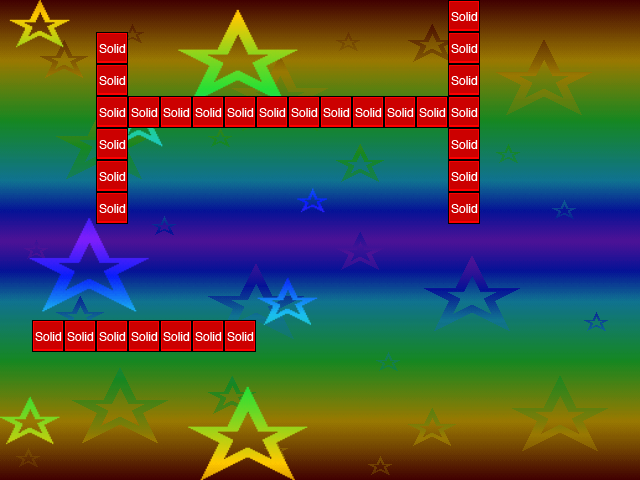

A 2D game scene composited from a Tiled map and its tileset images. What follows is a short description and the map's XML, with each tile layer's data collapsed to a summary:
An orthogonal 20x15 tile map with 32x32 px tiles, 2 tile layers (foreground, collision), 2 tilesets, 2 image layers and 5 objects (2x CoinEntity, mainPlayer, EnemyEntity, me.LevelEntity).

<map version="1.0" orientation="orthogonal" width="20" height="15" tilewidth="32" tileheight="32">
 <tileset firstgid="1" name="area01_level_tiles" tilewidth="32" tileheight="32">
  <image source="maps_tileset/area01_level_tiles.png" width="640" height="241" />
 </tileset>
 <tileset firstgid="141" name="metatiles32x32" tilewidth="32" tileheight="32">
  <image source="maps_tileset/metatiles32x32.png" width="160" height="32" />
  <tile id="0">
   <properties>
    <property name="type" value="solid" />
   </properties>
  </tile>
  <tile id="1">
   <properties>
    <property name="type" value="platform" />
   </properties>
  </tile>
 </tileset>
 <imagelayer name="Parallax_layer1" width="20" height="15">
  <image source="background_images/parallax1.png" />
  <properties>
   <property name="ratio" value="0.25" />
  </properties>
 </imagelayer>
 <imagelayer name="Parallax_layer2" width="20" height="15">
  <image source="background_images/parallax2.png" />
  <properties>
   <property name="ratio" value="0.35" />
  </properties>
 </imagelayer>
 <objectgroup color="#25a400" name="Entities" width="20" height="15">
  <properties>
   <property name="" value="" />
  </properties>
  <object name="mainPlayer" x="160" y="32" width="32" height="64">
   <properties>
    <property name="image" value="gripe_run_right" />
    <property name="spritewidth" value="64" />
   </properties>
  </object>
  <object name="CoinEntity" x="224" y="64" width="32" height="32">
   <properties>
    <property name="image" value="spinning_coin_gold" />
    <property name="spritewidth" value="32" />
   </properties>
  </object>
  <object name="CoinEntity" x="416" y="64" width="32" height="32">
   <properties>
    <property name="image" value="spinning_coin_gold" />
    <property name="spritewidth" value="32" />
   </properties>
  </object>
 </objectgroup>
 <objectgroup color="#a40000" name="EnemyEntities" width="20" height="15">
  <object name="EnemyEntity" x="288" y="32" width="160" height="64">
   <properties>
    <property name="image" value="wheelie_right" />
    <property name="spritewidth" value="64" />
   </properties>
  </object>
 </objectgroup>
 <objectgroup color="#00ff00" name="LevelEntities" width="20" height="15">
  <object name="me.LevelEntity" x="32" y="224" width="64" height="64">
   <properties>
    <property name="duration" value="250" />
    <property name="fade" value="#000000" />
    <property name="to" value="area02" />
   </properties>
  </object>
 </objectgroup>
 <layer name="foreground" width="20" height="15">
  <data>[300 cells, 30 non-empty, 6 distinct tile ids]</data>
 </layer>
 <layer name="collision" width="20" height="15">
  <data>[300 cells, 30 non-empty, 1 distinct tile ids]</data>
 </layer>
</map>
